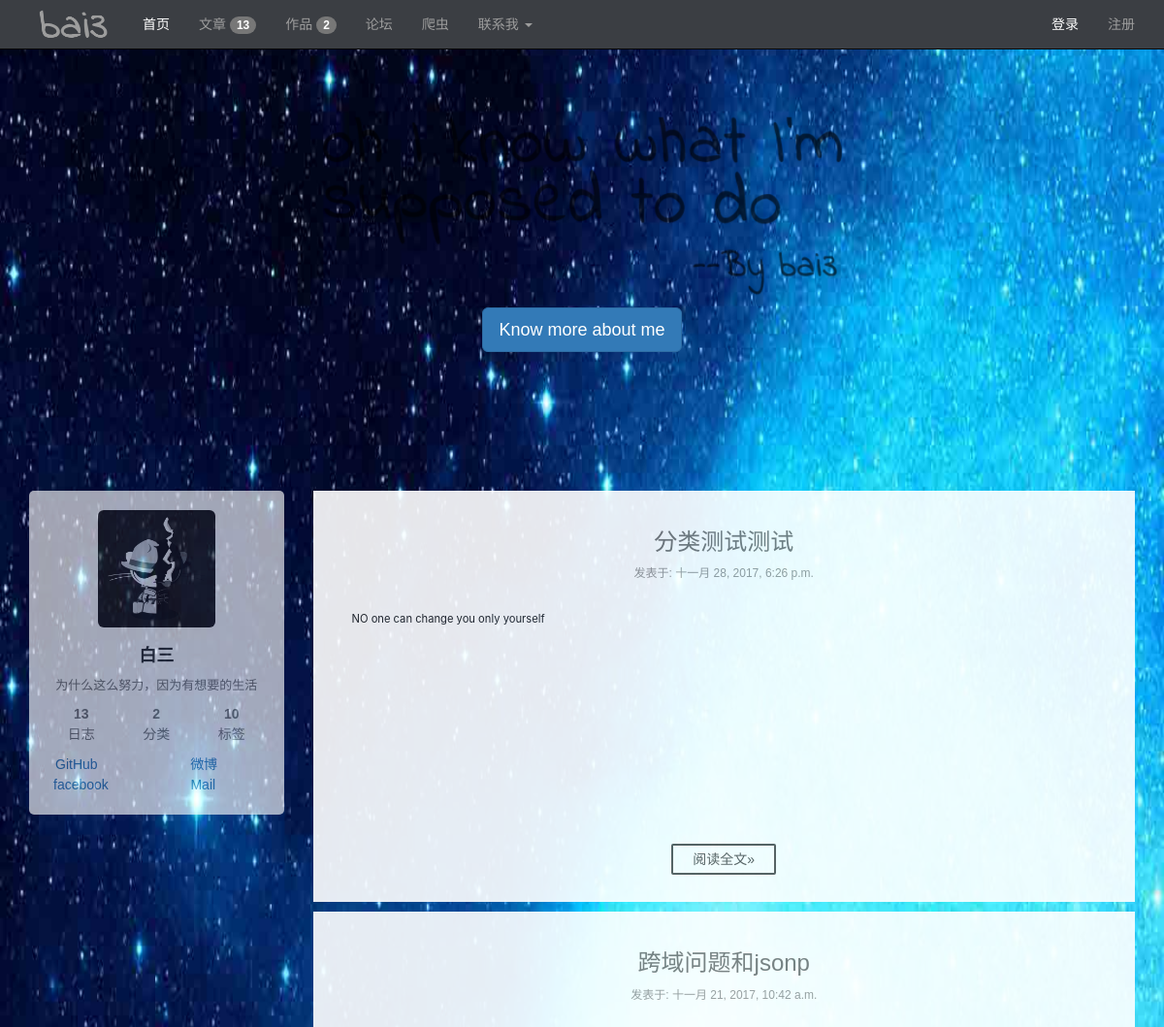
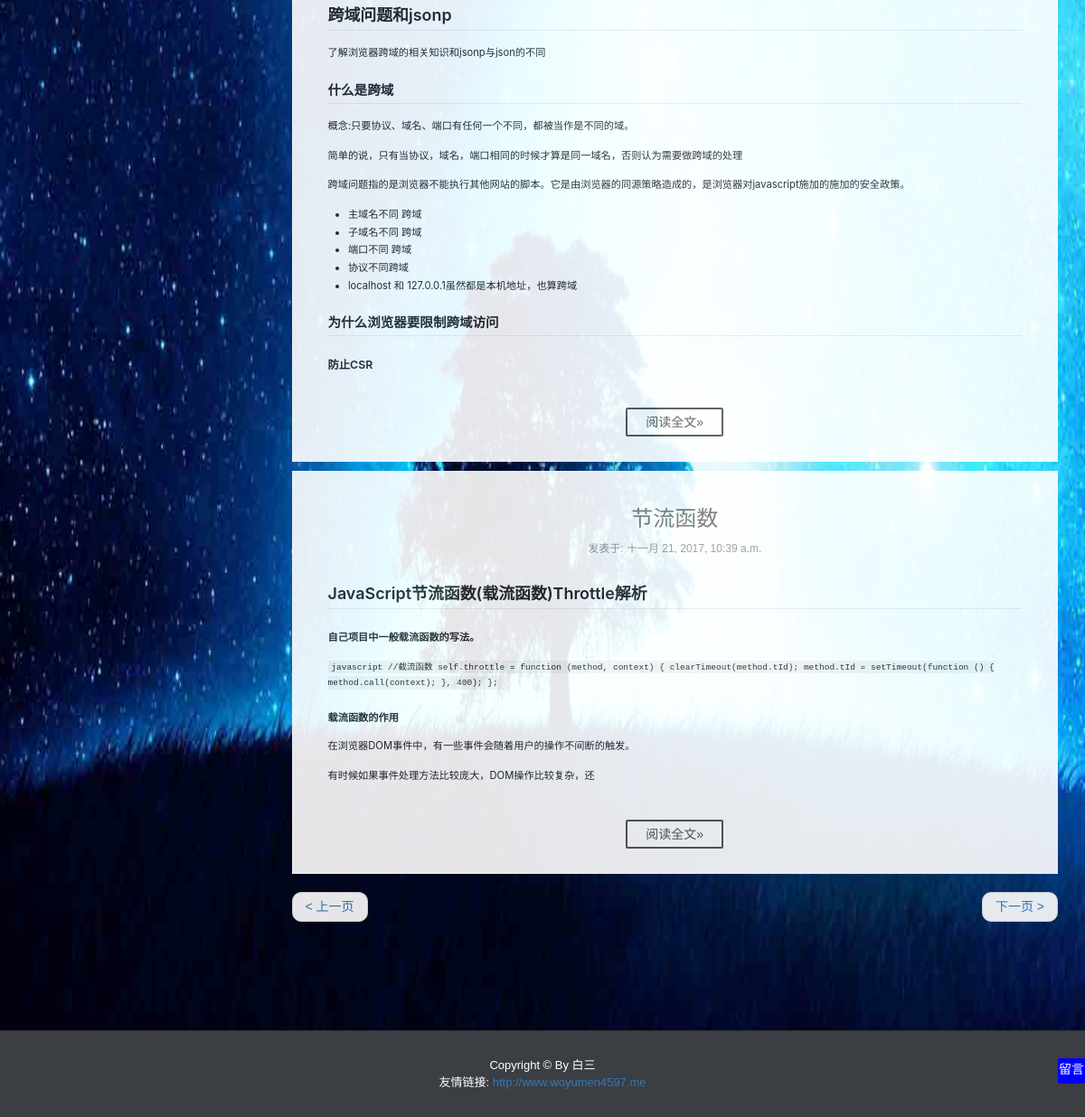
Screenshot of /?page=2 with the database file from the repository (2 pictures, top to bottom).
### index/models.py (models this page shows, shortened)
class Article(models.Model):
    title = models.CharField(max_length=100, verbose_name="文章标题")
    type = models.CharField(max_length=20, default='note', verbose_name="文章类别")
    tag = models.CharField(max_length=100, verbose_name="文章标签")
    pub_time = models.DateTimeField(default=timezone.now, verbose_name="文章创建时间")
    body = models.TextField(verbose_name="文章内容")
    class Meta:
        ordering = ('-pub_time',)

### index/views.py (the view)
# urls.py: url(r'^$', index),
def index(request):
    total = common()
    light = 1
    template = get_template('index/index.html')
    articles = Article.objects.all()
    for article in articles:
        article.body = markdown(article.body)
    paginator = Paginator(articles, 3)
    page = request.GET.get('page')
    try:
        articles = paginator.page(page)
    except PageNotAnInteger:
        articles = paginator.page(1)
    except EmptyPage:
        articles = paginator.page(paginator.num_pages)
    html = template.render(locals())
    return HttpResponse(html)

### index/views.py (called while the page is built)
def common():
    work_total = Work.objects.count()
    amount = Article.objects.count()
    tag_amount = Article.objects.values('tag').distinct().count()
    type_amount = Article.objects.values('type').distinct().count()
    return work_total, amount, tag_amount, type_amount

### index/templates/index/index.html (shortened to what this page needs)
{% extends '../layout/base.html' %}
{% block css %}
    <link rel="stylesheet" href="/static/css/common/markdown.css">
{% endblock %}
{% block banner %}
    <div class="jumbotron" style="background: none;margin-top: 50px ">
        <h1>
            <img src="/static/img/common/header.svg" class="img-responsive center-block" style="opacity: .6;width: 627px;">
        </h1>
        <p style="text-align: center"><a class="btn btn-primary btn-lg" href="javascript: alert('简历的github被我删了，以后补齐。')" role="button" target="_blank">Know more about me</a></p>
    </div>
{% endblock %}
{%  block content %}
    {% block aside %}{% include '../layout/aside.html' %}{% endblock %}
    {% block main %}
        <main  class="col-md-9" >
            {% for article in articles %}
            <article>
                <header style="margin-bottom: 30px">
                    <h3 class="text-center">
                        <a href="/index/article/{{ article.id }}" class="text-muted">
                            {{ article.title }}
                        </a>
                    </h3>
                    <div class="text-center" style="color: #999;font-family: 'PingFang SC', 'Microsoft YaHei', sans-serif;font-size: 12px;">
                        发表于: {{ article.pub_time }}
                    </div>
                </header>
                <div class="body markdown-body" style="overflow-y: hidden;min-height: 200px">
                    {{ article.body | truncatechars:400| safe }}
                </div>
                <div class="footer text-center" >
                    <a href="/index/article/{{ article.id }}" class="btn-readmore" role="button">阅读全文»</a>
                </div>
            </article>
            {% endfor %}
            <nav>
                <ul class="pager">
                    {% if articles.has_previous %}
                    <li class="previous"><a  href="?page={{ articles.previous_page_number }}"><span aria-hidden="true"><</span> 上一页</a></li>
                    {% endif %}
                    {% if articles.has_next %}
                    <li class="next"><a href="?page={{ articles.next_page_number }}">下一页 <span aria-hidden="true">></span></a></li>
                    {% endif %}
                </ul>
            </nav>
        </main>
    {% endblock %}
{% endblock %}

### static/css/index/index.css (style rules this page uses)
body { font: 14px/1.5 "PingFang SC", "Microsoft YaHei", sans-serif; background-color: #ebebeb; background: url('../../img/common/bak2.jpg') no-repeat ; background-size: 100% 100%; background-attachment: fixed; }
article { background: #fff; padding: 20px 10px; margin-bottom: 10px; }
.footer .btn-readmore { color: #555; display: inline-block; padding: 0 20px; font-size: 14px; background: #fff; border-radius: 2px; line-height: 2; margin: 0 4px 8px 4px; border: 2px solid #555; text-decoration: none; transition-property: background-color; transition-duration: 0.2s; transition-timing-function: ease-in-out; transition-delay: 0s; }
article .body { padding: 0 3rem; margin-bottom: 40px; font-size: 0.8em; }
.markdown-body { font-size: 1em; }

### static/css/common/markdown.css (style rules this page uses)
.markdown-body { -ms-text-size-adjust: 100%; -webkit-text-size-adjust: 100%; line-height: 1.5; color: #24292e; font-family: -apple-system, BlinkMacSystemFont, "Segoe UI", Helvetica, Arial, sans-serif, "Apple Color Emoji", "Segoe UI Emoji", "Segoe UI Symbol"; font-size: 16px; line-height: 1.5; word-wrap: break-word; }
.markdown-body h1 { font-size: 2em; margin: 0.67em 0; }
.markdown-body code, .markdown-body kbd, .markdown-body pre { font-family: monospace, monospace; font-size: 1em; }
.markdown-body * { box-sizing: border-box; }
.markdown-body h1, .markdown-body h2, .markdown-body h3, .markdown-body h4, .markdown-body h5, .markdown-body h6 { margin-top: 0; margin-bottom: 0; }
.markdown-body h1 { font-size: 24px; font-weight: 600; }
.markdown-body h2 { font-size: 20px; font-weight: 600; }
.markdown-body h3 { font-size: 16px; font-weight: 600; }
.markdown-body h4 { font-size: 14px; font-weight: 600; }
.markdown-body p { margin-top: 0; margin-bottom: 10px; }
.markdown-body ul, .markdown-body ol { padding-left: 0; margin-top: 0; margin-bottom: 0; }
.markdown-body code { font-family: "SFMono-Regular", Consolas, "Liberation Mono", Menlo, Courier, monospace; font-size: 12px; }
.markdown-body::before { display: table; content: ""; }
.markdown-body::after { display: table; clear: both; content: ""; }
.markdown-body>*:first-child { margin-top: 0 !important; }
.markdown-body>*:last-child { margin-bottom: 0 !important; }
.markdown-body p, .markdown-body blockquote, .markdown-body ul, .markdown-body ol, .markdown-body dl, .markdown-body table, .markdown-body pre { margin-top: 0; margin-bottom: 16px; }
.markdown-body h1, .markdown-body h2, .markdown-body h3, .markdown-body h4, .markdown-body h5, .markdown-body h6 { margin-top: 24px; margin-bottom: 16px; font-weight: 600; line-height: 1.25; }
.markdown-body h1 { padding-bottom: 0.3em; font-size: 1.6em; border-bottom: 1px solid #eaecef; }
.markdown-body h2 { padding-bottom: 0.3em; font-size: 1.3em; border-bottom: 1px solid #eaecef; }
.markdown-body h3 { font-size: 1.1em; }
.markdown-body h4 { font-size: 1em; }
.markdown-body ul, .markdown-body ol { padding-left: 2em; }
.markdown-body li+li { margin-top: 0.25em; }
.markdown-body code { padding: 0; padding-top: 0.2em; padding-bottom: 0.2em; margin: 0; font-size: 85%; background-color: rgba(27,31,35,0.05); border-radius: 3px; }
.markdown-body code::before, .markdown-body code::after { letter-spacing: -0.2em; content: "\00a0"; }

### rows the page displays
Article: title "分类测试测试", pub_time "十一月 28, 2017, 6:26 p.m.", body "NO one can change you only yourself"
Article: title "跨域问题和jsonp", pub_time "十一月 21, 2017, 10:42 a.m.", body "跨域问题和jsonp 了解浏览器跨域的相关知识和jsonp与json的不同 什么是跨域 概念:只要协议、域名、端口有任何一个不同，都被当作是不同的域。 简单的说，只有当协议，域名，端口相同的时候才算是同一域名，否则认为需要做跨域的处理 跨域问题指的是浏览器不能执行其他网站的脚本。它是由浏览器的同源策略造成的，是浏览器对javascript施加的施加的安全政策。 主域名不同 跨域 子域名不同 跨域 端口不同 跨域 协议不同跨域 localhost 和 127.0.0.1虽然都是本机地址，也算跨域 为什么浏览器要限制跨域访问 防止CSR"
Article: title "节流函数", pub_time "十一月 21, 2017, 10:39 a.m.", body "JavaScript节流函数(载流函数)Throttle解析 自己项目中一般载流函数的写法。 javascript //截流函数 self.throttle = function (method, context) { clearTimeout(method.tId); method.tId = setTimeout(function () { method.call(context); }, 400); }; 载流函数的作用 在浏览器DOM事件中，有一些事件会随着用户的操作不间断的触发。 有时候如果事件处理方法比较庞大，DOM操作比较复杂，还"

### other values shown
{{ total.1 }} "13"
{{ total.0 }} "2"
{{ total.3 }} "2"
{{ total.2 }} "10"
